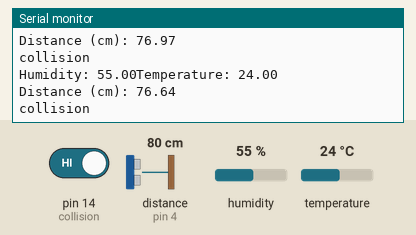
Recording of a sketch running on a simulated Arduino Uno, built with avr-gcc and run on an emulated ATmega328P. Parts: the last lines printed to the serial monitor. Wiring (inferred from the names in the program): ultrasonic range finder: trigger pin 5; echo pin 4. Inputs (shaded band) come from the test bench; at power-on: pin 14 (collision) HIGH, distance to the obstacle (sensor on pin 4) 80 cm, humidity 55 %, temperature 24 °C. The echo pulse lasts 58.3 µs per cm.

Above: at 1.8 s.
1.9 s: pin 14 (collision) driven LOW
At 2.9 s:
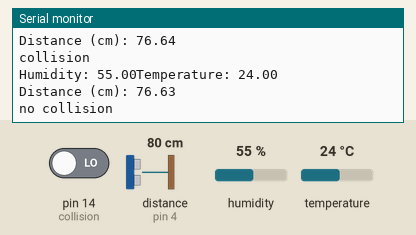
4.5 s: distance to the obstacle (sensor on pin 4) set to 2 cm
At 5.8 s:
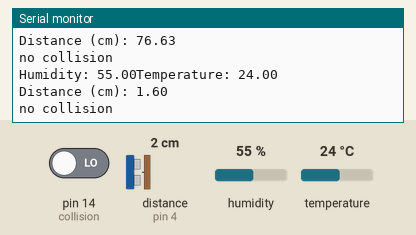
6.0 s: humidity set to 22 %
At 7.4 s:
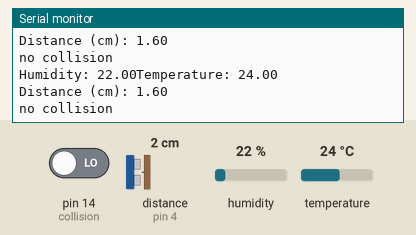
7.5 s: temperature set to 12 °C
At 8.8 s:
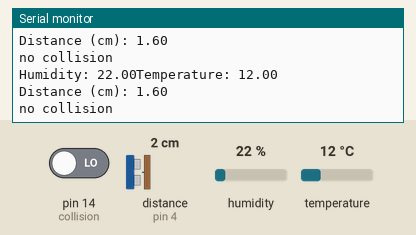
9.0 s: distance to the obstacle (sensor on pin 4) set to 4 cm
At 9.7 s:
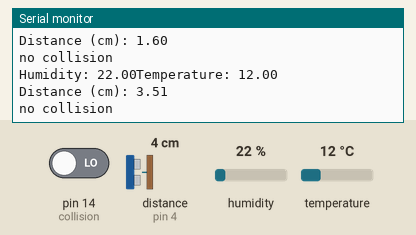
10.5 s: humidity set to 40 %
At 12.8 s:
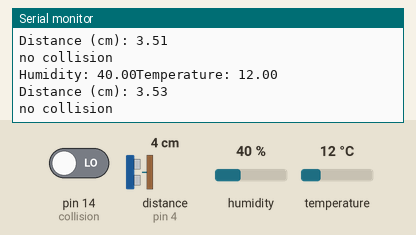
Timing chart, 0 to 13.0 s (numbered marks = the images above; inputs shaded):
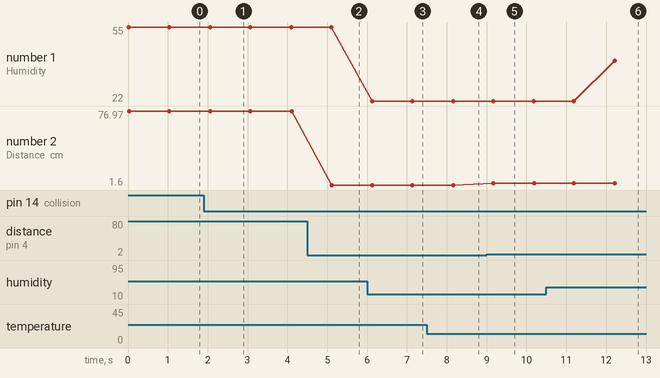

The sketch:

3_sensor_sipaa.ino
```cpp
 #include "DHT.h"

#define DHTPIN 2

#define DHTTYPE DHT11

DHT dht(DHTPIN, DHTTYPE);
const int trigPin = 5;
const int echoPin = 4;

#define SOUND_SPEED 0.033

long duration;
float distanceCm;
const int collision=14;
void setup() {
  Serial.begin(115200);
  Serial.println("BEGIN!");
  dht.begin();
  pinMode(trigPin, OUTPUT);
  pinMode(echoPin, INPUT);
  pinMode(collision,INPUT);

}

void loop(){

  float h = dht.readHumidity();
  float t = dht.readTemperature();

  Serial.print("Humidity: ");
  Serial.print(h);
  Serial.print("Temperature: ");
  Serial.print(t);
  Serial.print("\n");
  digitalWrite(trigPin, LOW);
  delayMicroseconds(2);
  digitalWrite(trigPin, HIGH);
  delayMicroseconds(10);
  digitalWrite(trigPin, LOW);

  duration = pulseIn(echoPin, HIGH);
  distanceCm = duration * SOUND_SPEED/2;
  Serial.print("Distance (cm): ");
  Serial.println(distanceCm);
  int collisionData=digitalRead(collision);
  if(collisionData==0){
    Serial.println("no collision");
  }
  else if(collisionData==1){
    Serial.println("collision");
  }
delay(1000);
  }
```

Measured:
- after the input at 1.9 s, the serial monitor: prints a new line after 0.17 s (image 1)
- after the input at 4.5 s, the serial monitor: prints a new line after 0.61 s (image 2)
- after the input at 6.0 s, the serial monitor: prints a new line after 0.13 s (image 3)
- after the input at 7.5 s, the serial monitor: prints a new line after 0.66 s (image 4)
- after the input at 9.0 s, the serial monitor: prints a new line after 0.16 s (image 5)
- after the input at 10.5 s, the serial monitor: prints a new line after 1.7 s (image 6)
- plotted number 1: 55 → 22 after the input at 6.0 s, 22 → 40 after the input at 10.5 s
- plotted number 2: 76.63 → 1.6 after the input at 4.5 s, 1.6 → 3.51 after the input at 9.0 s, 3.51 → 3.53 after the input at 10.5 s
